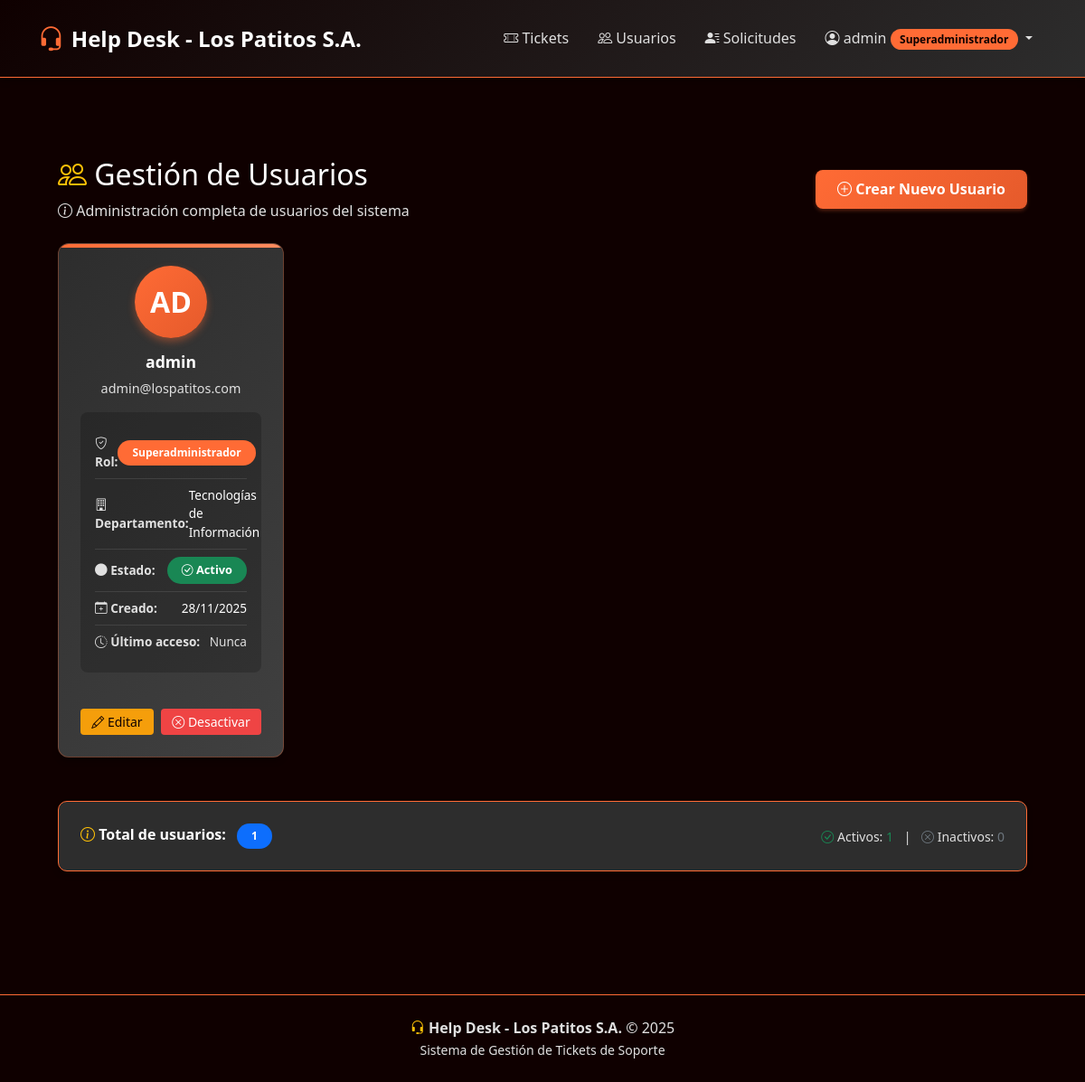
The page /users (signed in) on the database its author committed.
### tables this page shows
CREATE TABLE usuarios (
    id INT AUTO_INCREMENT PRIMARY KEY,
    username VARCHAR(50) NOT NULL UNIQUE,
    password VARCHAR(255) NOT NULL,
    rol_id INT NOT NULL,
    email VARCHAR(100) NULL,
    departamento_id INT NULL,
    activo BOOLEAN DEFAULT TRUE,
    fecha_creacion TIMESTAMP DEFAULT CURRENT_TIMESTAMP,
    fecha_actualizacion TIMESTAMP DEFAULT CURRENT_TIMESTAMP ON UPDATE CURRENT_TIMESTAMP,
    ultimo_acceso TIMESTAMP NULL,
    FOREIGN KEY (rol_id) REFERENCES roles(id),
    FOREIGN KEY (departamento_id) REFERENCES departamentos(id) ON DELETE SET NULL
);

CREATE TABLE roles (
    id INT AUTO_INCREMENT PRIMARY KEY,
    nombre VARCHAR(50) NOT NULL UNIQUE,
    descripcion TEXT NULL,
    nivel_acceso INT NOT NULL,
    activo BOOLEAN DEFAULT TRUE,
    fecha_creacion TIMESTAMP DEFAULT CURRENT_TIMESTAMP
);

CREATE TABLE departamentos (
    id INT AUTO_INCREMENT PRIMARY KEY,
    nombre VARCHAR(100) NOT NULL UNIQUE,
    descripcion TEXT NULL,
    activo BOOLEAN DEFAULT TRUE,
    fecha_creacion TIMESTAMP DEFAULT CURRENT_TIMESTAMP
);

### app/Core/View.php (called while the page is built, shortened)
<?php
class View
{
    public static function render($name, $data = [])
    {
        extract($data);
        return require __DIR__ . "/../Views/{$name}.view.php";
    }
}

### app/Core/Controller.php (called while the page is built, shortened)
<?php
class Controller
{
    protected function view($name, $data = [])
    {
        return View::render($name, $data);
    }
}

### app/Controllers/usuarioController.php (called while the page is built, shortened)
<?php
class UsuarioController extends Controller
{
    public function index()
    {
        $users = User::all();
        return $this->view('users/index', ['users' => $users]);
    }
}

### public/index.php (called while the page is built, shortened)
<?php
require __DIR__ . '/../app/Core/Router.php';
require __DIR__ . '/../app/Core/Controller.php';
require __DIR__ . '/../app/Core/Model.php';
require __DIR__ . '/../app/Core/View.php';
$router = new Router();
$router->add('GET', '/', 'HomeController@index');
$router->add('GET', '/login', 'AuthController@login');
$router->add('POST', '/login', 'AuthController@authenticate');
$router->add('GET', '/logout', 'AuthController@logout');
$router->add('GET', '/users', 'UsuarioController@index');
$router->add('GET', '/users/create', 'UsuarioController@create');
$router->add('POST', '/users/store', 'UsuarioController@store');
$router->add('GET', '/users/edit/{id}', 'UsuarioController@edit');
$router->add('POST', '/users/update/{id}', 'UsuarioController@update');
$router->add('GET', '/users/deactivate/{id}', 'UsuarioController@deactivate');
$router->add('GET', '/users/activate/{id}', 'UsuarioController@activate');
$router->add('GET', '/perfil/edit', 'PerfilController@edit');
$router->add('POST', '/perfil/update', 'PerfilController@update');
$router->add('GET', '/perfil/delete-image', 'PerfilController@deleteImage');
$router->add('GET', '/tickets', 'TicketController@index');
$router->add('GET', '/tickets/create', 'TicketController@create');
$router->add('POST', '/tickets/store', 'TicketController@store');
$router->add('GET', '/tickets/{id}', 'TicketController@show');
$router->add('POST', '/tickets/{id}/assign', 'TicketController@assign');
$router->add('POST', '/tickets/{id}/update-status', 'TicketController@updateStatus');
$router->add('POST', '/tickets/{id}/add-entry', 'TicketController@addEntry');
$router->add('POST', '/tickets/{id}/accept-solution', 'TicketController@acceptSolution');
$router->add('POST', '/tickets/{id}/reject-solution', 'TicketController@rejectSolution');
$router->add('GET', '/perfil/edit', 'PerfilController@edit');
$router->add('POST', '/perfil/update', 'PerfilController@update');
$router->add('GET', '/perfil/delete-image', 'PerfilController@deleteImage');
$router->add('GET', '/request-access', 'HomeController@requestAccess');
$router->add('POST', '/request-access', 'HomeController@submitRequest');
$router->add('GET', '/solicitudes', 'SolicitudController@index');
$router->add('GET', '/solicitudes/{id}', 'SolicitudController@show');
$router->add('POST', '/solicitudes/{id}/aprobar', 'SolicitudController@aprobar');
$router->add('POST', '/solicitudes/{id}/rechazar', 'SolicitudController@rechazar');
try {
    $uri = parse_url($_SERVER['REQUEST_URI'], PHP_URL_PATH);
    $method = $_SERVER['REQUEST_METHOD'];
    $router->dispatch($uri, $method);
} catch (Exception $e) {
    echo "Error: " . $e->getMessage();
}

### app/Core/Model.php (called while the page is built, shortened)
<?php
class Model
{
    protected static $pdo;
    public static function connection()
    {
        if (!isset(self::$pdo)) {
            $config = require __DIR__ . '/../../config/database.php';
            try {
                self::$pdo = new PDO(
                    "mysql:host={$config['host']};dbname={$config['dbname']};charset={$config['charset']}",
                    $config['username'],
                    $config['password']
                );
                self::$pdo->setAttribute(PDO::ATTR_ERRMODE, PDO::ERRMODE_EXCEPTION);
            } catch (\PDOException $e) {
                die('Could not connect to the database: ' . $e->getMessage());
            }
        }
        return self::$pdo;
    }
}

### app/Models/User.php (called while the page is built, shortened)
<?php
class User extends Model
{
    public static function all()
    {
        $statement = self::connection()->prepare("
            SELECT u.id, u.username, u.email, u.departamento_id,
                   u.activo, u.fecha_creacion, u.ultimo_acceso,
                   r.nombre as rol, r.id as rol_id,
                   d.nombre as departamento
            FROM usuarios u
            INNER JOIN roles r ON u.rol_id = r.id
            LEFT JOIN departamentos d ON u.departamento_id = d.id
            ORDER BY u.username
        ");
        $statement->execute();
        return $statement->fetchAll(PDO::FETCH_OBJ);
    }
}

### app/Views/users/index.view.php (the view, shortened to what this page needs)
<?php require __DIR__ . '/../layouts/header.php'; ?>
<div class="container-fluid">
    <div class="row mb-4">
        <div class="col-md-12">
            <div class="d-flex justify-content-between align-items-center">
                <div>
                    <h2 class="mb-2">
                        <i class="bi bi-people text-warning"></i>
                        Gestión de Usuarios
                    </h2>
                    <p class="text-muted mb-0">
                        <i class="bi bi-info-circle"></i>
                        Administración completa de usuarios del sistema
                    </p>
                </div>
                <a href="/users/create" class="btn btn-primary">
                    <i class="bi bi-plus-circle"></i> Crear Nuevo Usuario
                </a>
            </div>
        </div>
    </div>
    <?php if (empty($users)): ?>
        <div class="empty-state">
            <i class="bi bi-people"></i>
            <h3>No hay usuarios</h3>
            <p>Aún no se han creado usuarios en el sistema.</p>
            <a href="/users/create" class="btn btn-primary mt-3">
                <i class="bi bi-plus-circle"></i> Crear Primer Usuario
            </a>
        </div>
    <?php else: ?>
        <div class="row">
            <?php foreach ($users as $user): ?>
                <div class="col-md-6 col-lg-4 col-xl-3 mb-4">
                    <div class="card user-card-admin">
                        <div class="card-body d-flex flex-column">
                            <div class="user-avatar">
                                <?= strtoupper(substr($user->username, 0, 2)) ?>
                            </div>
                            <h6 class="user-card-name">
                                <?= htmlspecialchars($user->username) ?>
                            </h6>
                            <p class="user-card-email">
                                <?= htmlspecialchars($user->email ?? 'Sin email') ?>
                            </p>
                            <div class="user-info-grid">
                                <div class="user-info-row">
                                    <span class="user-info-label">
                                        <i class="bi bi-shield-check"></i> Rol:
                                    </span>
                                    <span class="badge badge-orange">
                                        <?= htmlspecialchars($user->rol) ?>
                                    </span>
                                </div>
                                <div class="user-info-row">
                                    <span class="user-info-label">
                                        <i class="bi bi-building"></i> Departamento:
                                    </span>
                                    <span class="user-info-value">
                                        <?= htmlspecialchars($user->departamento ?? 'N/A') ?>
                                    </span>
                                </div>
                                <div class="user-info-row">
                                    <span class="user-info-label">
                                        <i class="bi bi-circle-fill"></i> Estado:
                                    </span>
                                    <?php if ($user->activo): ?>
                                        <span class="badge bg-success user-status-badge">
                                            <i class="bi bi-check-circle"></i> Activo
                                        </span>
                                    <?php else: ?>
                                        <span class="badge bg-secondary user-status-badge">
                                            <i class="bi bi-x-circle"></i> Inactivo
                                        </span>
                                    <?php endif; ?>
                                </div>
                                <div class="user-info-row">
                                    <span class="user-info-label">
                                        <i class="bi bi-calendar-plus"></i> Creado:
                                    </span>
                                    <span class="user-info-value">
                                        <?= date('d/m/Y', strtotime($user->fecha_creacion)) ?>
                                    </span>
                                </div>
                                <div class="user-info-row">
                                    <span class="user-info-label">
                                        <i class="bi bi-clock-history"></i> Último acceso:
                                    </span>
                                    <span class="user-info-value">
                                        <?php if ($user->ultimo_acceso): ?>
                                            <?= date('d/m/Y H:i', strtotime($user->ultimo_acceso)) ?>
                                        <?php else: ?>
                                            <span class="text-muted">Nunca</span>
                                        <?php endif; ?>
                                    </span>
                                </div>
                            </div>
                            <div class="user-actions mt-auto">
                                <a href="/users/edit/<?= $user->id ?>"
                                   class="btn btn-warning btn-sm flex-fill"
                                   title="Editar usuario">
                                    <i class="bi bi-pencil"></i> Editar
                                </a>
                                <?php if ($user->activo): ?>
                                    <a href="/users/deactivate/<?= $user->id ?>"
                                       class="btn btn-danger btn-sm flex-fill"
                                       title="Desactivar usuario"
                                       onclick="return confirm('¿Está seguro de desactivar este usuario?')">
                                        <i class="bi bi-x-circle"></i> Desactivar
                                    </a>
                                <?php endif; ?>
                            </div>
                        </div>
                    </div>
                </div>
            <?php endforeach; ?>
        </div>
        <div class="card border-orange mt-4">
            <div class="card-body">
                <div class="d-flex justify-content-between align-items-center flex-wrap">
                    <div class="mb-2 mb-md-0">
                        <i class="bi bi-info-circle text-warning"></i>
                        <strong>Total de usuarios:</strong>
                        <span class="badge bg-primary ms-2"><?= count($users) ?></span>
                    </div>
                    <div class="text-muted small">
                        <i class="bi bi-check-circle text-success"></i> Activos:
                        <span class="text-success">
                            <?= count(array_filter($users, fn($u) => $u->activo)) ?>
                        </span>
                        <span class="mx-2">|</span>
                        <i class="bi bi-x-circle text-secondary"></i> Inactivos:
                        <span class="text-secondary">
                            <?= count(array_filter($users, fn($u) => !$u->activo)) ?>
                        </span>
                    </div>
                </div>
            </div>
        </div>
    <?php endif; ?>
</div>
<?php require __DIR__ . '/../layouts/footer.php'; ?>

### app/Core/Router.php (shortened to what this page needs)
<?php
class Router
{
    protected $routes = [];
    public function add($method, $uri, $controller)
    {
        $this->routes[] = [
            'method' => $method,
            'uri' => $uri,
            'controller' => $controller
        ];
    }
    public function dispatch($uri, $method)
    {
        foreach ($this->routes as $route) {
            $pattern = preg_replace('/\{([a-zA-Z0-9_]+)\}/', '([^/]+)', $route['uri']);
            $pattern = "#^" . $pattern . "$#";
            if (preg_match($pattern, $uri, $matches) && $route['method'] === strtoupper($method)) {
                array_shift($matches);
                $this->callAction(
                    ...explode('@', $route['controller']),
                    params: $matches
                );
                return;
            }
        }
        throw new \Exception('No route found for this URI.');
    }
    protected function callAction($controller, $action, $params = [])
    {
        $controller = new $controller;
        return call_user_func_array([$controller, $action], $params);
    }
}

### rows shown on the page
usuarios: username "AD", username "admin", email "admin@lospatitos.com", rol.nombre "Superadministrador", departamento.nombre "Tecnologías de Información", shows "Activo", fecha_creacion "28/11/2025", shows "Nunca", activo "1", activo "0"

### other values the page prints
count($users) "1"
